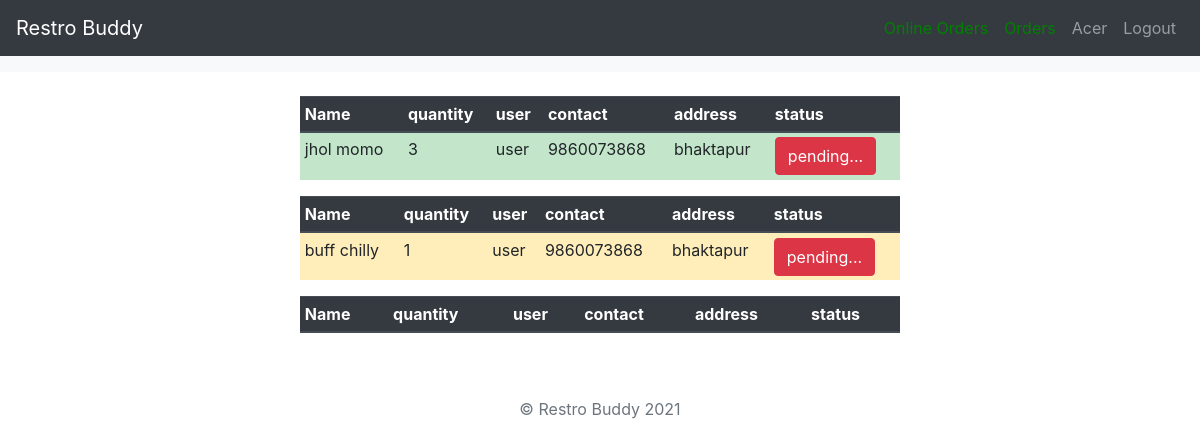
Page /on_allorders/ (signed in) on the committed database.
### main/models.py (models this page shows, shortened)
class OnOrder(models.Model):
    item = models.ForeignKey(Item, on_delete=models.CASCADE)
    user = models.ForeignKey(User, on_delete=models.CASCADE)
    quantity = models.IntegerField(default=1)
    address = models.CharField(max_length=100)
    contact = models.CharField(max_length=50)
    status = models.CharField(max_length=100, default="pending...", blank=True)

class Item(models.Model):
    category = models.ForeignKey(Category, on_delete=models.CASCADE)
    image = models.ImageField(upload_to="media/")
    name = models.CharField(max_length=100)
    price = models.IntegerField(default=0)
    time = models.IntegerField(default=0)

### main/views.py (the view)
# urls.py: path('on_allorders/', views.onallorders, name='on_allorders'),
@permission_required('is_superuser', raise_exception=True)
def onallorders(request):
    high = OnOrder.objects.all().filter(item__time__range=(0, 4)).exclude(status="prepared")
    medium = OnOrder.objects.all().filter(item__time__range=(5, 8)).exclude(status="prepared")
    low = OnOrder.objects.all().filter(item__time__range=(9, 13)).exclude(status="prepared")
    context = {
        'high': high,
        'medium': medium,
        'low': low,
    }
    return render(request, 'main/on_allorder.html', context)

### main/templates/main/on_allorder.html (shortened to what this page needs)
<!DOCTYPE html>
<html lang="en">
<head>
</head>
<body>
{% extends "base.html" %}
{% block content %}
<div class="row">
        <table align="center" class="table table-sm" style="max-width: 600px;max-height: 400px;">
            <thead class="thead-dark">
            <tr>
                <th>Name</th>
                <th>quantity</th>
                <th>user</th>
                <th>contact</th>
                <th>address</th>
                <th>status</th>
            </tr>
            </thead>
            <tbody>
            {% for high in high %}
            <tr class="table-success">
                <td>{{high.item.name}}</td>
                <td>{{high.quantity}}</td>
                <td>{{high.user}}</td>
                <td>{{high.contact}}</td>
                <td>{{high.address}}</td>
                <td><a type="button" class="btn btn-danger" href="/on_prepare/{{high.id}}">{{high.status}}</a></td>
            </tr>
            {% endfor %}
            </tbody>
        </table>
        <table align="center" class="table table-sm" style="max-width: 600px;max-height: 400px;">
            <thead class="thead-dark">
            <tr>
                <th>Name</th>
                <th>quantity</th>
                <th>user</th>
                <th>contact</th>
                <th>address</th>
                <th>status</th>
            </tr>
            </thead>
            <tbody>
            {% for medium in medium %}
            <tr class="table-warning">
                <td>{{medium.item.name}}</td>
                <td>{{medium.quantity}}</td>
                <td>{{medium.user}}</td>
                <td>{{medium.contact}}</td>
                <td>{{medium.address}}</td>
                <td><a type="button" class="btn btn-danger" href="/on_prepare/{{medium.id}}">{{medium.status}}</a></td>
            </tr>
            {% endfor %}
            </tbody>
        </table>
        <table align="center" class="table table-sm" style="max-width: 600px;max-height: 400px;">
            <thead class="thead-dark">
            <tr>
                <th>Name</th>
                <th>quantity</th>
                <th>user</th>
                <th>contact</th>
                <th>address</th>
                <th>status</th>
            </tr>
            </thead>
        </table>
    </div>
{% endblock %}

### restaurant/templates/restaurant/base.html (shortened to what this page needs)
<!DOCTYPE html>
<html lang="en">
<head>
    <link rel="stylesheet" href="https://stackpath.bootstrapcdn.com/bootstrap/4.3.1/css/bootstrap.min.css"
>
</head>
<body>
<div>
    <nav class="navbar navbar-expand-sm navbar-dark bg-dark" id="nav">
        <a class="navbar-brand" href="/"> Restro Buddy</a>
        <div class="collapse navbar-collapse">
            {% if user.is_authenticated %}
            <ul class="navbar-nav ml-auto" style="text-transform:capitalize;">
                {% if user.is_superuser %}
                <li class="nav-item">
                    <a class="nav-link " style="color:green;" href="/on_allorders/">Online Orders</a>
                </li>
                <li class="nav-item">
                    <a class="nav-link " style="color:green;" href="/result-page/">Orders</a>
                </li>
                <li class="nav-item">
                    <a class="nav-link " href="/">{{user.username}}</a>
                </li>
                {% endif %}
                <li class="nav-item">
                    <a class="nav-link" href="/logout">logout</a>
                </li>
            </ul>
            {%endif%}
        </div>
    </nav>
</div>
<div class="sticky-top">
    <nav class="navbar navbar-expand-md navbar-light bg-light" id="nav2">
    </nav>
</div>
<div class="container">
    <br>
    {% block content%}
    {% endblock %}
</div>
<br>
<br>
<footer class="text-muted">
    <div class="container text-center">
        <p>© Restro Buddy {% now "Y" %}</p>
    </div>
</footer>
</body>
</html>

### rows in the picture
OnOrder: item.name "jhol momo", quantity "3", user "user", contact "9860073868", address "bhaktapur", status "pending..."
OnOrder: item.name "buff chilly", quantity "1", user "user", contact "9860073868", address "bhaktapur", status "pending..."

### other values in the picture
{{ user.username }} "Acer"
